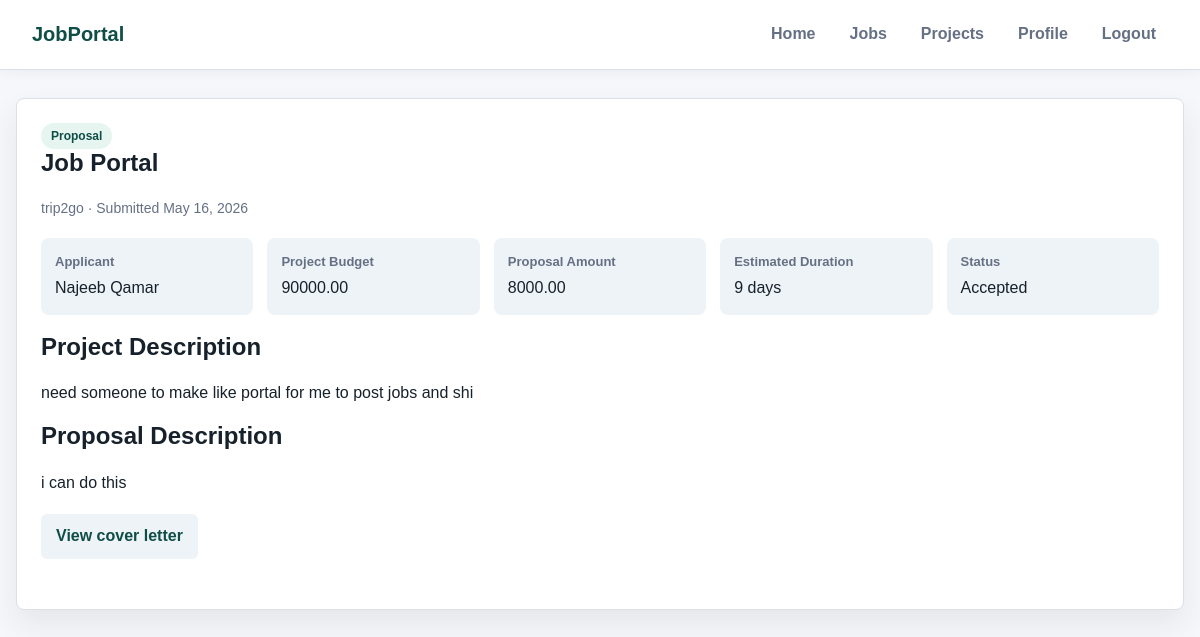
The page /proposal_detail/1 (signed in) on the database its author committed.
### recruiter/models.py (models this page shows, shortened)
class TimeStampedModel(models.Model):
    created_at = models.DateTimeField(auto_now_add=True, db_index=True)
    updated_at = models.DateTimeField(auto_now=True)
    class Meta:
        abstract = True

class Proposal(TimeStampedModel):
    STATUS_CHOICES = [
        ('submitted', 'Submitted'),
        ('reviewing', 'Under Review'),
        ('accepted', 'Accepted'),
        ('rejected', 'Rejected'),
        ('withdrawn', 'Withdrawn'),
    ]
    amount = models.DecimalField(
        max_digits=10,
        decimal_places=2,
        validators=[MinValueValidator(0)],
        verbose_name="Proposal Amount",
        help_text="Bid amount for the project"
    )
    description = models.TextField(
        help_text="Detailed proposal description"
    )
    applicant = models.ForeignKey(
        ApplicantProfile,
        on_delete=models.CASCADE,
        related_name="proposals"
    )
    project = models.ForeignKey(
        Post,
        on_delete=models.CASCADE,
        related_name="proposals",
        limit_choices_to={'post_type': 'project', 'status': 'published'}
    )
    status = models.CharField(
        max_length=20,
        choices=STATUS_CHOICES,
        default='submitted',
        db_index=True
    )
    cover_letter = models.FileField(
        upload_to='proposals/%Y/%m/%d/',
        null=True,
        blank=True,
        help_text="Optional cover letter (PDF)"
    )
    estimated_duration = models.PositiveIntegerField(
        null=True,
        blank=True,
        help_text="Estimated duration in days"
    )
    submitted_at = models.DateTimeField(auto_now_add=True)
    reviewed_at = models.DateTimeField(null=True, blank=True)
    reviewed_by = models.ForeignKey(
        RepresentativeProfile,
        on_delete=models.SET_NULL,
        null=True,
        blank=True,
        related_name="reviewed_proposals"
    )
    class Meta:
        ordering = ['amount', '-submitted_at']
        constraints = [
            models.UniqueConstraint(
                fields=['applicant', 'project'],
                name='unique_proposal_per_applicant_project',
                violation_error_message="You have already submitted a proposal for this project"
            ),
            models.CheckConstraint(
                check=models.Q(amount__gte=0),
                name='proposal_amount_non_negative'
            )
        ]
        indexes = [
            models.Index(fields=['status', 'submitted_at']),
            models.Index(fields=['project', 'status']),
        ]

class Post(TimeStampedModel):
    POST_TYPE_CHOICES = [
        ('job', 'Job Position'),
        ('project', 'Project'),
    ]
    STATUS_CHOICES = [
        ('draft', 'Draft'),
        ('published', 'Published'),
        ('closed', 'Closed'),
        ('filled', 'Filled/Completed'),
        ('cancelled', 'Cancelled'),
    ]
    post_type = models.CharField(
        max_length=20,
        choices=POST_TYPE_CHOICES,
        db_index=True
    )
    title = models.CharField(
        max_length=250,
        help_text="Title of the job or project"
    )
    description = models.TextField(
        help_text="Detailed description"
    )
    company = models.ForeignKey(
        Company,
        on_delete=models.CASCADE,
        related_name="posts"
    )
    salary = models.DecimalField(
        max_digits=10,
        decimal_places=2,
        null=True,
        blank=True,
        validators=[MinValueValidator(0)],
        help_text="Annual salary for jobs"
    )
    budget = models.DecimalField(
        max_digits=12,
        decimal_places=2,
        null=True,
        blank=True,
        validators=[MinValueValidator(0)],
        help_text="Total budget for projects"
    )
    status = models.CharField(
        max_length=20,
        choices=STATUS_CHOICES,
        default='draft',
        db_index=True
    )
    is_active = models.BooleanField(default=True, db_index=True)
    is_featured = models.BooleanField(default=False)
    published_at = models.DateTimeField(null=True, blank=True)
    closed_at = models.DateTimeField(null=True, blank=True)
    skills_required = models.ManyToManyField(
        Skill,
        related_name="posts",
        blank=True
    )
    created_by = models.ForeignKey(
        CustomUser,
        on_delete=models.CASCADE,
        related_name="created_posts"
    )
    slug = models.SlugField(blank=True, null=True)
    class Meta:
        ordering = ['-created_at']
        indexes = [
            models.Index(fields=['post_type', 'status', 'is_active']),
            models.Index(fields=['company', 'status']),
            models.Index(fields=['is_featured', 'is_active']),
        ]

class Company(TimeStampedModel):
    name = models.CharField(
        max_length=150,
        unique=True,
        help_text="Official company name"
    )
    location = models.CharField(
        max_length=150,
        help_text="Headquarters location"
    )
    website = models.URLField(
        blank=True,
        help_text="Company website URL"
    )
    description = models.TextField(
        blank=True,
        help_text="Company description and mission"
    )
    industry = models.CharField(
        max_length=100,
        blank=True,
        help_text="Primary industry (e.g., Technology, Healthcare)"
    )
    size = models.PositiveIntegerField(
        null=True,
        blank=True,
        help_text="Number of employees",
        verbose_name="Company Size"
    )
    logo = models.ImageField(
        upload_to='company_logos/%Y/%m/%d/',
        null=True,
        blank=True,
        help_text="Company logo image"
    )
    is_active = models.BooleanField(
        default=True,
        help_text="Whether the company is currently active on the platform"
    )
    class Meta:
        verbose_name_plural = "Companies"
        ordering = ['name']
        indexes = [
            models.Index(fields=['name']),
            models.Index(fields=['industry']),
            models.Index(fields=['is_active']),
        ]
    def __str__(self):
        return self.name

class ApplicantProfile(TimeStampedModel):
    user = models.OneToOneField(
        CustomUser,
        on_delete=models.CASCADE,
        related_name='applicant_profile',
        limit_choices_to={'user_type': 'applicant'}
    )
    cv = models.FileField(
        upload_to='cvs/%Y/%m/%d/',
        validators=[FileExtensionValidator(allowed_extensions=['pdf', 'docx'])],
        help_text="Upload your CV (PDF or DOCX)"
    )
    summary = models.TextField(
        blank=True,
        help_text="Professional summary or bio"
    )
    experience_years = models.PositiveIntegerField(
        default=0,
        help_text="Years of professional experience"
    )
    skills = models.ManyToManyField(
        Skill,
        related_name="applicants",
        blank=True,
        help_text="Select your skills"
    )
    linkedin_url = models.URLField(blank=True)
    github_url = models.URLField(blank=True)
    portfolio_url = models.URLField(blank=True)
    expected_salary = models.DecimalField(
        max_digits=10,
        decimal_places=2,
        null=True,
        blank=True,
        validators=[MinValueValidator(0)],
        help_text="Expected annual salary"
    )
    location_preference = models.CharField(max_length=150, blank=True)
    class Meta:
        indexes = [
            models.Index(fields=['experience_years']),
        ]

class CustomUser(AbstractUser):
    USER_TYPE_CHOICES = [
        ('applicant', 'Applicant'),
        ('representative', 'Company Representative'),
        ('admin', 'Administrator'),
    ]
    email = models.EmailField(unique=True)
    user_type = models.CharField(
        max_length=20,
        choices=USER_TYPE_CHOICES,
        default='applicant'
    )
    profile_picture = models.ImageField(
        upload_to='profile_pictures/%Y/%m/%d/',
        null=True,
        blank=True
    )
    class Meta:
        ordering = ['username']
        indexes = [
            models.Index(fields=['email']),
            models.Index(fields=['user_type', 'is_active']),
        ]
    def get_full_name(self):
        if self.first_name and self.last_name:
            return f"{self.first_name} {self.last_name}"
        return self.username

### recruiter/view_modules/project_views.py (the view)
# urls.py: path("proposal_detail/<int:proposal_id>", views.view_proposal_detail, name="proposal_detail"),
@login_required(login_url='login')
@representative_required
@representative_profile_required
def view_proposal_detail(request, proposal_id):
    proposal = get_object_or_404(Proposal, pk=proposal_id, project__created_by=request.user)
    return render(request, 'projects/proposal_detail.html', {'proposal': proposal})

### recruiter/view_modules/common.py (called while the page is built)
def is_representative(user):
    return user.user_type == 'representative'

def representative_required(view_func=None, redirect_url="/", message="Access denied"):
    if view_func is None:
        return lambda actual_view: representative_required(
            actual_view, redirect_url, message
        )
    @wraps(view_func)
    def wrapper(request, *args, **kwargs):
        if not is_representative(request.user):
            error_msg = message or "You are not allowed to access this page!"
            messages.error(request, error_msg)
            return redirect(redirect_url)
        return view_func(request, *args, **kwargs)
    return wrapper

def representative_profile_required(view_func=None, redirect_url="/", message="Access denied"):
    if view_func is None:
        return lambda actual_view: representative_profile_required(
            actual_view, redirect_url, message
        )
    @wraps(view_func)
    def wrapper(request, *args, **kwargs):
        profile = getattr(request.user, 'representative_profile', None)
        if not profile:
            error_msg = message or "You have to create profile first!"
            messages.error(request, error_msg)
            return redirect("representative_profile")
        return view_func(request, *args, **kwargs)
    return wrapper

### recruiter/templates/projects/proposal_detail.html (shortened to what this page needs)
{% extends "recruiter/base.html" %}
{% block content %}
    <section class="detail-panel">
        <span class="badge">Proposal</span>
        <h1>{{ proposal.project.title }}</h1>
        <p class="meta">{{ proposal.project.company }} · Submitted {{ proposal.submitted_at|date:"M j, Y" }}</p>
        <div class="detail-list">
            <div class="detail-item"><strong>Applicant</strong>{{ proposal.applicant.user.get_full_name }}</div>
            <div class="detail-item"><strong>Project Budget</strong>{% if proposal.project.budget %}{{ proposal.project.budget }}{% else %}Not specified{% endif %}</div>
            <div class="detail-item"><strong>Proposal Amount</strong>{{ proposal.amount }}</div>
            <div class="detail-item"><strong>Estimated Duration</strong>{% if proposal.estimated_duration %}{{ proposal.estimated_duration }} days{% else %}Not specified{% endif %}</div>
            <div class="detail-item"><strong>Status</strong>{{ proposal.get_status_display }}</div>
        </div>
        <h2>Project Description</h2>
        <p>{{ proposal.project.description }}</p>
        <h2>Proposal Description</h2>
        <p>{{ proposal.description }}</p>
        <div class="action-bar">
            {% if proposal.cover_letter %}<a href="{{ proposal.cover_letter.url }}" class="button button-secondary">View cover letter</a>{% endif %}
        </div>
    </section>
{% endblock %}

### recruiter/templates/recruiter/base.html (style rules this page uses)
:root { --bg: #f6f7fb; --surface: #ffffff; --surface-soft: #eef3f7; --text: #17212b; --muted: #667085; --line: #d9e0e8; --brand: #146c63; --brand-dark: #0f4d47; --accent: #f4a261; --danger: #c2413b; --shadow: 0 14px 30px rgba(23, 33, 43, 0.08); }
* { box-sizing: border-box; }
body { font-family: Arial, sans-serif; margin: 0; background: var(--bg); color: var(--text); line-height: 1.55; }
h1, h2, h3 { margin-top: 0; line-height: 1.2; }
a { color: var(--brand); text-decoration: none; font-weight: 700; }
.action-bar { display: flex; gap: 10px; flex-wrap: wrap; margin: 18px 0 26px; }
.card, form, .detail-panel { background: var(--surface); border: 1px solid var(--line); border-radius: 8px; box-shadow: var(--shadow); }
.meta { color: var(--muted); font-size: 14px; margin: 4px 0; }
.badge { display: inline-flex; align-items: center; width: fit-content; border-radius: 999px; padding: 4px 10px; font-size: 12px; font-weight: 800; background: #e7f5f1; color: var(--brand-dark); }
button, input[type="submit"], .button { display: inline-flex; align-items: center; justify-content: center; background: var(--brand); color: white; border: none; padding: 10px 15px; cursor: pointer; border-radius: 6px; font-weight: 800; text-decoration: none; }
.button-secondary { background: var(--surface-soft); color: var(--brand-dark); }
.detail-panel { padding: 24px; margin-bottom: 20px; }
.detail-list { display: grid; grid-template-columns: repeat(auto-fit, minmax(180px, 1fr)); gap: 14px; margin: 18px 0; }
.detail-item { background: var(--surface-soft); border-radius: 8px; padding: 14px; }
.detail-item strong { display: block; color: var(--muted); font-size: 13px; margin-bottom: 4px; }

### rows shown on the page
Proposal: project "Job Portal", project.company "trip2go", submitted_at "May 16, 2026", applicant.user.get_full_name "Najeeb Qamar", project.budget "90000.00", amount "8000.00", estimated_duration "9", status "Accepted", project.description "need someone to make like portal for me to post jobs and shi", description "i can do this"
